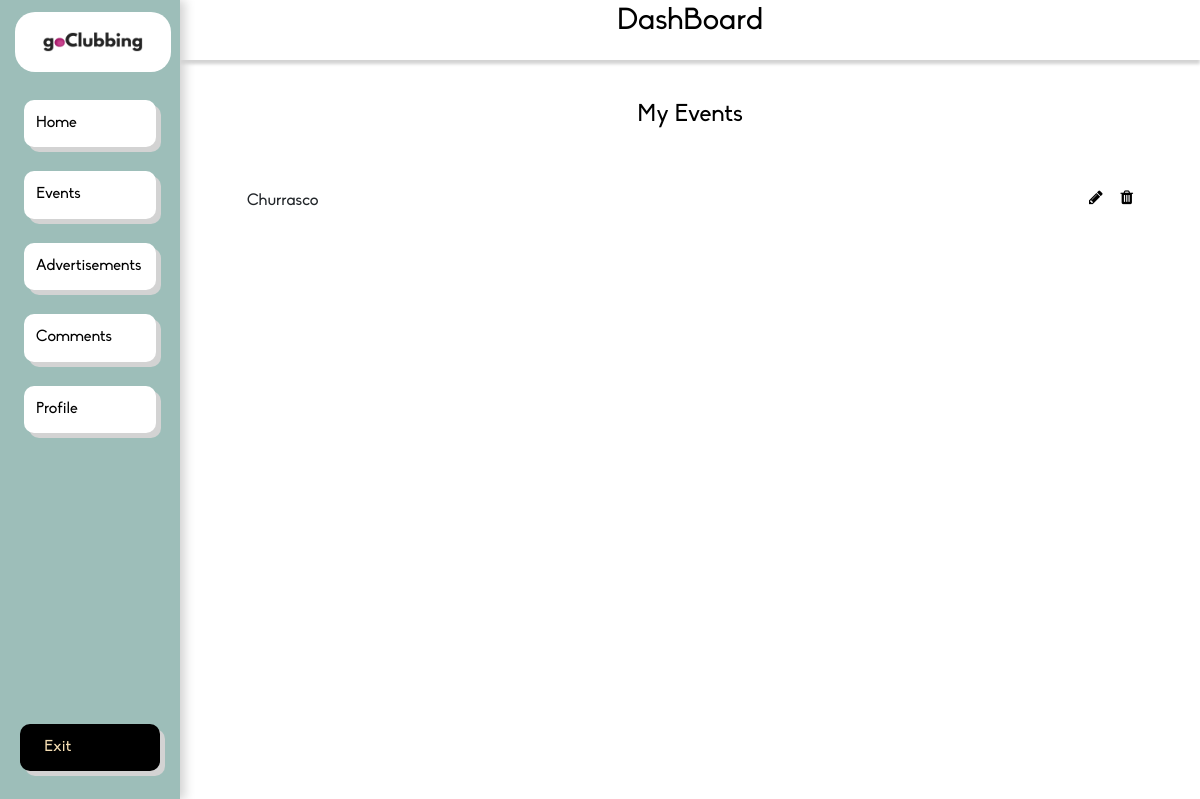
The app's page /dashboard/events/ (signed in), older data.
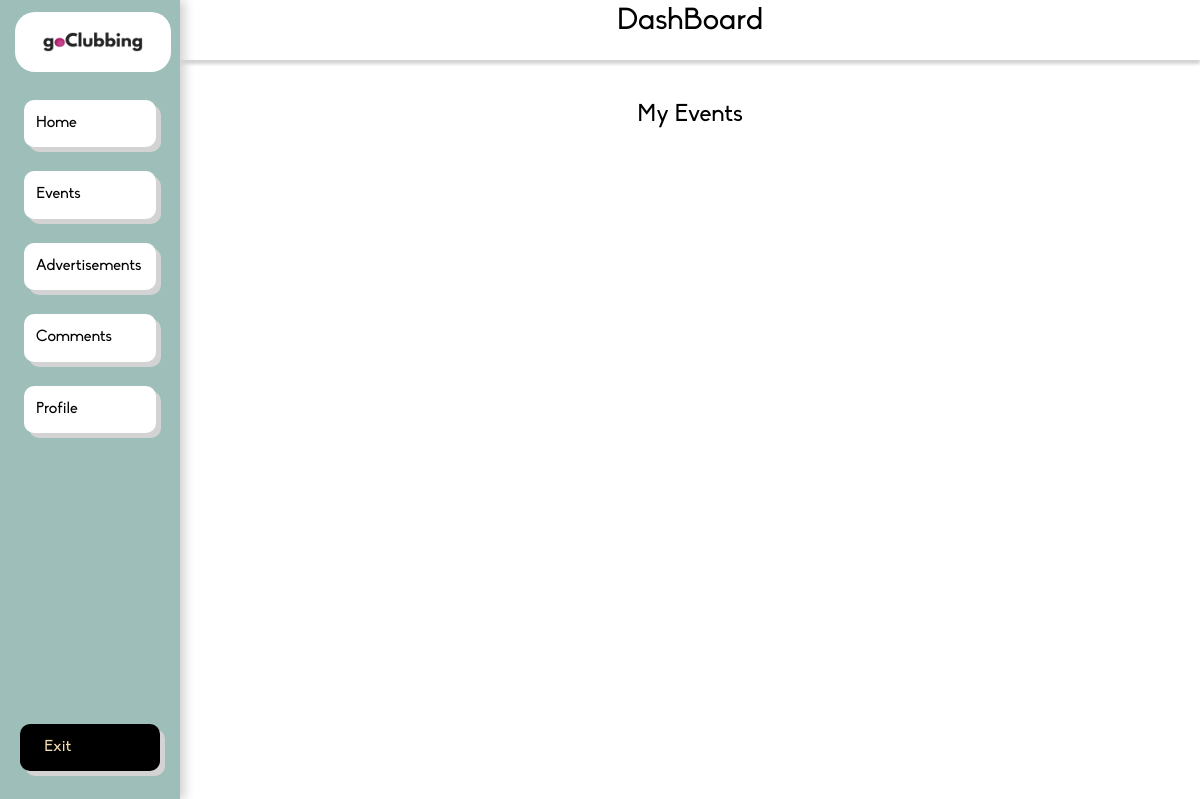
The same page, newer data.
### app/models.py (models this page shows, shortened)
class Event(models.Model):
    name = models.CharField(max_length=100)
    location = models.CharField(max_length=100)
    datetime = models.DateTimeField(auto_now=False, auto_now_add=False)
    type = models.ForeignKey(Event_Type, on_delete=models.CASCADE)
    theme = models.CharField(max_length=100)
    min_age = models.IntegerField()
    organization = models.CharField(max_length=100)
    dress_code = models.CharField(max_length=100)
    business = models.ForeignKey(Business, on_delete=models.CASCADE)

### app/views.py (the view)
# urls.py: path('dashboard/events/', dashboard_my_events, name='dashboard_my_events'),
def dashboard_my_events(request):
    if not request.user.is_authenticated or request.user.is_superuser:
        return redirect('/login/')
    events = Event.objects.all()
    business = Business.objects.get(user_id=request.user.id)
    tparams = {'events': events, 'self': business}
    return render(request, "see_events.html", tparams)

### app/templates/see_events.html
{% extends "dashboard.html" %}
{% load static %}
{% block content %}
<div>
    <div>
        <h4 class="form-title" style="color:#000; margin-top: 4%;">My Events</h4>
    </div>
    <ul class="list-group list-group-flush my-list">
        {% for event in events %}
            {% if event.business == self %}
        <li class="list-group-item">{{ event.name}}<a href="{% url 'dashboard_delete' num=event.id %}"><i class="fa fa-trash black"></i></a><a href={% url 'dashboard_event' num=event.id %}><i style="float: right" class="fa fa-pencil edit-list"></i></a></li>
        {% endif %}
        {% endfor %}
    </ul>
</div>
{% endblock %}

Row changes from the older to the newer data that the page shows:
removed Event: name "Churrasco"
